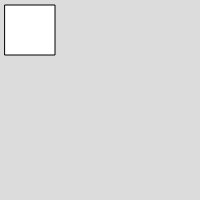
Frame 1 (no input)
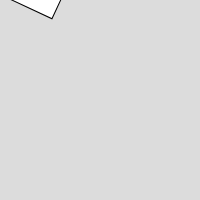
Frame 60 (no input)
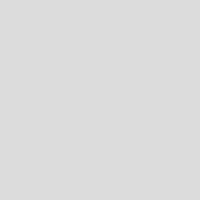
Frame 120 (the mouse pressed at the canvas centre since frame 60)

The p5.js sketch that drew these frames (run headless with seeded random() and noise() and a simulated clock; from frame 60 on, the mouse is pressed at the canvas centre):

// p5.js sketch
// ── sketch.js
var angle = 0;

function setup() {
    createCanvas(200, 200);
}

function draw() {
    background(220);
    push();
    rotate(radians(angle));
    rect(5, 5, 50, 50);
    pop();
    angle = angle + 5;
}
